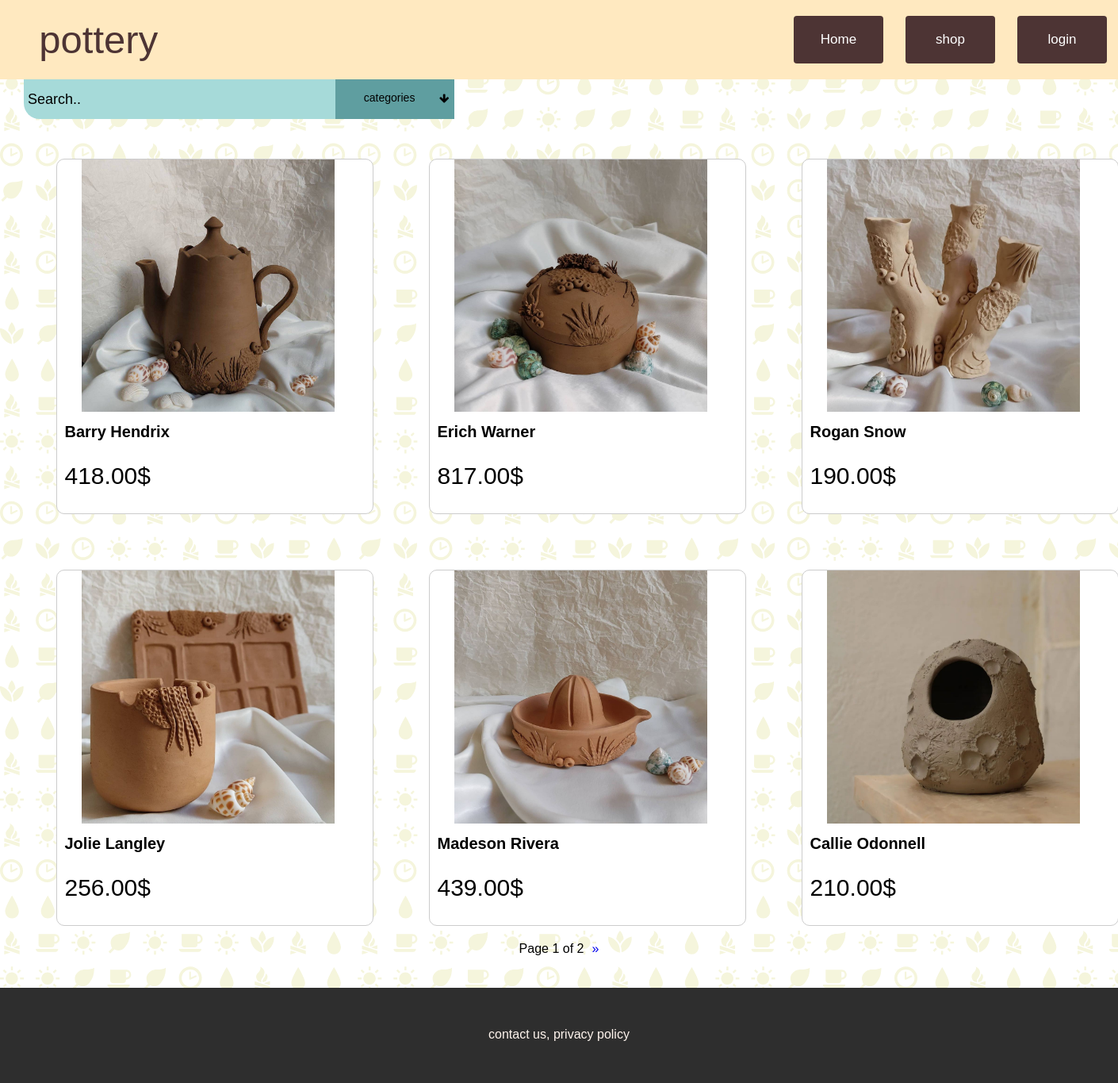
The app's page /shop/ with its own data.
### shop/models.py (models this page shows)
class Products(models.Model):
    product_id = models.AutoField(primary_key=True)
    name = models.CharField(max_length=35, null=False, unique=True)
    description = models.CharField(max_length=255)
    price = models.DecimalField(max_digits=10, decimal_places=2, default=0.)
    main_image = models.FileField(upload_to='shop/images')
    created_on = models.DateTimeField(blank=True, default=datetime.now)
    class Meta:
        db_table = 'Products'

### shop/views.py (the view)
# urls.py: path('shop/', include('shop.urls')),
def shop(request):
    p = Paginator(Products.objects.order_by("-created_on"), 6)
    page = request.GET.get('page')
    products_paginated = p.get_page(page)
    categories = Category.objects.all()
    categories_list = []
    for c in categories:
        num_of_category = len(ProductsCategory.objects.filter(category=c.category_id))
        c = model_to_dict(c)
        c["number"] = num_of_category
        categories_list.append(c)
    num_of_orders = 0
    if request.user.is_authenticated:
        users_orders = UserProduct_Cart.objects.filter(user=request.user, stat="in_cart")
        num_of_orders = len(users_orders)
    unavailable = False
    if not categories:
        unavailable = True
    data = {
        'products_paginated': products_paginated,
        'categories': categories_list,
        'unavailable': unavailable,
        'num_of_orders': num_of_orders,
    }
    return render(request, 'shop.html', data)

### templates/shop.html (shortened to what this page needs)
{% extends 'base.html' %}
{% load static %}
{% block head_css %}
<link rel="stylesheet" type="text/css" href="{%  static  '/css/base.css'  %}" />
<link rel="stylesheet" type="text/css" href="{%  static  'css/shop.css'  %}" />
{% endblock %}
{% block content %}
<body class="bg_repeat" style="background-image: url({% static 'images/icon_grid.svg' %});">
    <div class="filter">
        <input id="search_input" class="search" type="text" placeholder="Search.." />
        <div id="dropdown" class="dropdown">
            <button id="category_btn"><p style="font-size: 14px;">categories</p><i class="fa fa-arrow-down"  style="margin: auto;"></i></button>
        </div>
    </div>
    <div class="products_field" id="products_field">
        {% for product in products_paginated %}
            <a href="{% url 'view_product' product.product_id %}" class="product-link" style="text-decoration: none;">
                <div class="product">
                    <div class="img_wrapper">
                           <img class="product-image" src='{{ MEDIA_URL }}{{ product.main_image }}' alt="NO image" />
                    </div>
                    <h1 class="product-name">{{ product.name|safe }}</h1>
                    <p class="product-price">{{ product.price|safe }}$</p>
                </div>
            </a>
        {% endfor %}
    </div>
    <div class="page_num">
        Page {{ products_paginated.number }} of {{ products_paginated.paginator.num_pages }}
        {% if products_paginated.has_next %}
            <div class="N">
                <a style="text-decoration: none;" href="?page={{ products_paginated.next_page_number }}">&raquo</a>
            </div>
        {% endif %}
    </div>
    <div class="box-3">
        <p class="last-line">
            <a class="text-3" href="#">contact us,</a>
            <a class="text-3" href="#">privacy policy</a>
        </p>
    </div>
{% endblock %}

### static/css/base.css (style rules this page uses)
* { font-family: "Avant Garde", Avantgarde, "Century Gothic", CenturyGothic, "AppleGothic", sans-serif; }
body { margin: 0px; background-size: 100%; position: relative; }
html { scroll-behavior: smooth; }

### static/css/shop.css (style rules this page uses)
.bg_repeat { background-repeat: repeat; }
.filter { height: 50px; background-color: transparent; position: relative; display: grid; grid-template-columns: 30% 10% 50%; }
::placeholder { color: black; opacity: 1; }
.search { color: black; background-color: #a6dad9; height: 100%; width: 500px; margin: 0 0 0 30px; padding: 0; padding-left: 5px; border: none; border-radius: 0 0 0 20px; outline: none; font-size: 18px; }
#category_btn { background-color: #5f9ea0; width: 150px; height: 100%; border: none; text-align: center; display: grid; grid-template-columns: 90% auto; }
.product-link { width: 400px; display: flex; align-items: center; justify-content: center; }
.product { transition: box-shadow; background-color: #ffffff; width: auto; height: auto; border-radius: 10px; border: 1px solid #ccc; text-decoration: none; float: left; position: relative; cursor: pointer; }
.img_wrapper { width: 80%; height: 70%; }
.product-image { width: 100%; height: 100%; margin-left: 10%; object-fit: contain; }
.product-name, .product-price { font-style: none; color: black; }
.product-name { max-width: 300px; height: 40px; padding-left: 10px; margin: 0px; font-size: 20px; margin-top: 10px; }
.product-price { margin-top: 10px; padding-left: 10px; font-size: 30px; float: left; }
.page_num { text-align: center; width: 100%; padding-top: 20px; padding-bottom: 20px; display: flex; align-items: center; justify-content: center; }
.N { padding-left: 10px; }
.products_field { min-height: 400px; margin-top: 50px; width: 90%; margin-left: auto; margin-right: auto; height: fit-content; display: grid; grid-template-columns: min-content min-content min-content; grid-gap: 70px; }
.box-3 { margin-top: 20px; background: rgb(46, 46, 46); width: 100%; height: 120px; display: flex; align-items: center; justify-content: center; }
.text-3 { margin-top: 0%; padding-top: 3%; text-decoration: none; font-style: none; color: seashell; }

### records on screen
Products: main_image (picture), name "Barry Hendrix", price "418.00"
Products: main_image (picture), name "Erich Warner", price "817.00"
Products: main_image (picture), name "Rogan Snow", price "190.00"
Products: main_image (picture), name "Jolie Langley", price "256.00"
Products: main_image (picture), name "Madeson Rivera", price "439.00"
Products: main_image (picture), name "Callie Odonnell", price "210.00"

### other values on screen
{{ products_paginated.number }} "1"
{{ products_paginated.paginator.num_pages }} "2"
